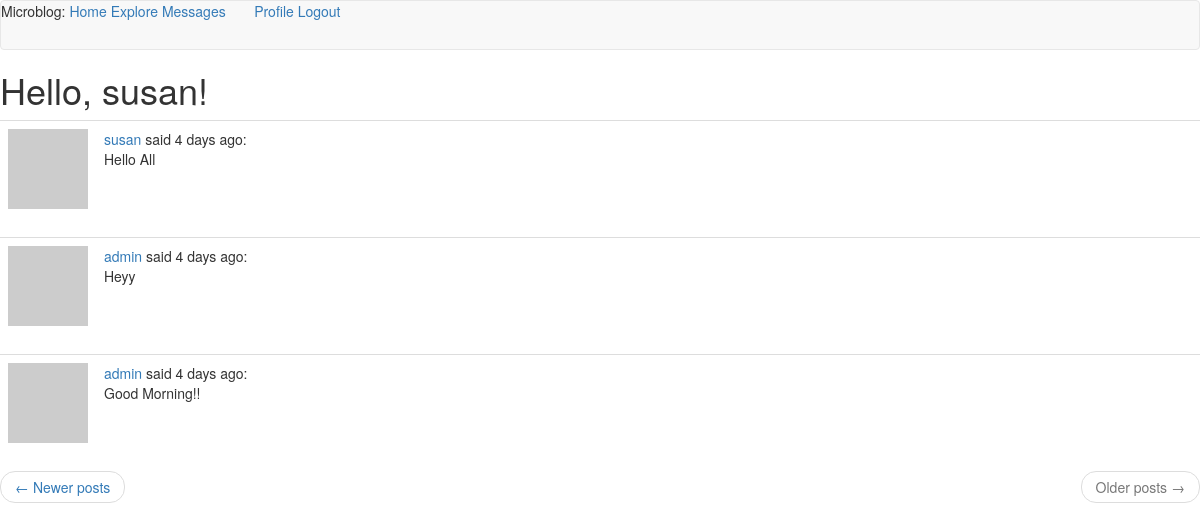
Page /explore?page=2 (signed in) on the committed database.
### app/models.py (models this page shows, shortened)
class PaginatedAPIMixin(object):
    @staticmethod
    def to_collection_dict(query, page, per_page, endpoint, **kwargs):
        resources = query.paginate(page=page, per_page=per_page, error_out=False)
        data = {
            'items': [item.to_dict() for item in resources.items],
            '_meta': {
                'page': page,
                'per_page': per_page,
                'total_pages': resources.pages,
                'total_items':resources.total
            },
            '_links': {
                'self': url_for(endpoint, page=page, per_page=per_page, **kwargs),
                'next': url_for(endpoint, page=page + 1, per_page=per_page,
                                **kwargs) if resources.has_next else None,
                'prev': url_for(endpoint, page=page - 1, per_page=per_page,
                                **kwargs) if resources.has_prev else None
            }
        }
        return data

class User(PaginatedAPIMixin, UserMixin, db.Model):
    id = db.Column(db.Integer, primary_key=True)
    username = db.Column(db.String(64), index=True, unique=True)
    email = db.Column(db.String(120), index=True, unique=True)
    password_hash = db.Column(db.String(128))
    posts = db.relationship('Post', backref='author', lazy='dynamic')
    about_me = db.Column(db.String(140))
    last_seen = db.Column(db.DateTime, default=datetime.utcnow)
    followed = db.relationship(
        'User', secondary=followers,
        primaryjoin=(followers.c.follower_id == id),
        secondaryjoin=(followers.c.followed_id == id),
        backref=db.backref('followers', lazy='dynamic'), lazy='dynamic',
    )
    messages_sent = db.relationship('Message',
                                    foreign_keys='Message.sender_id',
                                    backref='author', lazy='dynamic')
    messages_received = db.relationship('Message',
                                        foreign_keys='Message.recipient_id',
                                        backref='recipient', lazy='dynamic')
    last_message_read_time = db.Column(db.DateTime)
    notifications = db.relationship('Notification', backref='user',
                                    lazy='dynamic')
    def avatar(self, size):
        digest = md5(self.email.lower().encode('utf-8')).hexdigest()
        return 'https://www.gravatar.com/avatar/{}?d=identicon&s={}'.format(digest, size)
    def new_messages(self):
        last_read_time = self.last_message_read_time or datetime(1900, 1, 1)
        return Message.query.filter_by(recipient=self).filter(
            Message.timestamp > last_read_time).count()

class Post(db.Model):
    id = db.Column(db.Integer, primary_key=True)
    body = db.Column(db.String(140))
    timestamp = db.Column(db.DateTime, index=True, default=datetime.utcnow)
    user_id = db.Column(db.Integer, db.ForeignKey('user.id'))

### app/main/routes.py (the view)
@bp.route('/explore')
@login_required
def explore():
    page = request.args.get('page', 1, type=int)
    posts = Post.query.order_by(Post.timestamp.desc()).paginate(
        page=page, per_page=current_app.config['POSTS_PER_PAGE'], error_out=False
    )
    next_url = url_for('main.explore', page=posts.next_num) \
        if posts.has_next else None
    prev_url = url_for('main.explore', page=posts.prev_num) \
        if posts.has_prev else None
    return render_template('index.html', title='Explore',
                posts=posts.items,
                next_url=next_url, prev_url=prev_url)

### app/main/routes.py (called while the page is built)
@bp.before_request
def before_request():
    if current_user.is_authenticated:
        current_user.last_seen = datetime.utcnow()
        db.session.commit()

### app/models.py (called while the page is built)
@login.user_loader
def load_user(id):
    return User.query.get(int(id))

### app/templates/index.html (shortened to what this page needs)
{% extends 'base.html' %}
{% block content %}
    <h1>Hello, {{ current_user.username }}!</h1>
    {% for post in posts %}
        {% include "_post.html" %}
    {% endfor %}
    <nav aria-label="...">
        <ul class="pager">
            <li class="previous{% if not prev_url %} disabled{% endif %}">
                <a href="{{ prev_url or '#' }}">
                    <span aria-hidden="true">&larr;</span> Newer posts
                </a>
            </li>
            <li class="next{% if not next_url %} disabled{% endif %}">
                <a href="{{ next_url or '#' }}">
                    Older posts <span aria-hidden="true">&rarr;</span>
                </a>
            </li>
        </ul>
    </nav>
{% endblock  %}

### app/templates/_post.html
<table class="table table-hover">
    <tr>
        <td width="70px">
            <a href="{{ url_for('main.user', username=post.author.username) }}">
                <img src="{{ post.author.avatar(70) }}" />
            </a>
        </td>
        <td>
            <a href="{{ url_for('main.user', username=post.author.username) }}">
                {{ post.author.username }}
            </a>
            said {{ moment(post.timestamp).fromNow() }}:
            <br>
            {{ post.body }}
        </td>
    </tr>
</table>

### rows in the picture
User: username "susan"
Post: author.username "susan", timestamp "4 days ago", body "Hello All"
Post: author.username "admin", timestamp "4 days ago", body "Heyy"
Post: author.username "admin", timestamp "4 days ago", body "Good Morning!!"

### other values in the picture
{{ 'Messages' }} "Messages"
